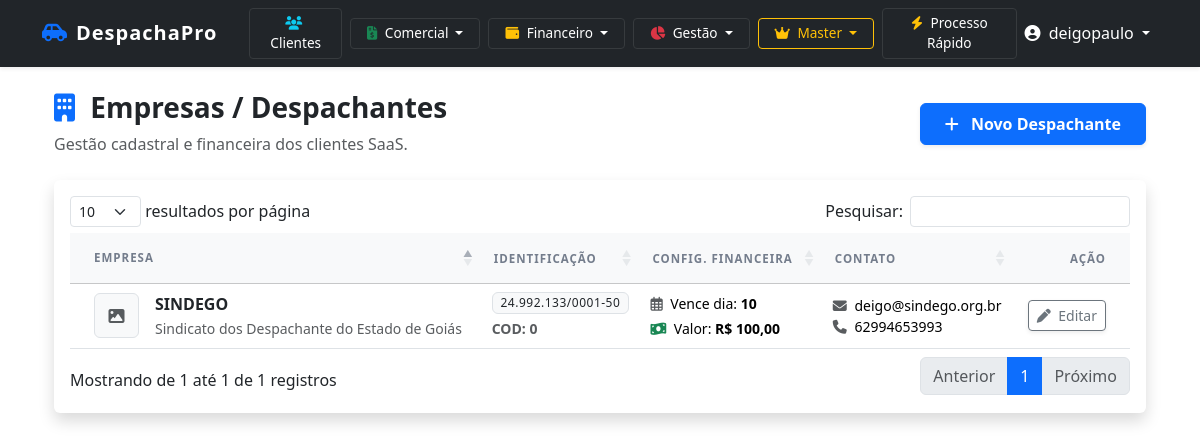
/master/despachantes/ (signed in), run on the app's committed database.
### cadastro/models.py (models this page shows, shortened)
class Despachante(models.Model):
    nome_fantasia = models.CharField(max_length=255)
    razao_social = models.CharField(max_length=255)
    cnpj = models.CharField(max_length=18, unique=True)
    codigo_sindego = models.CharField(max_length=50, verbose_name="Código SINDEGO")
    telefone = models.CharField(max_length=20)
    email = models.EmailField()
    endereco_completo = models.TextField()
    data_cadastro = models.DateTimeField(auto_now_add=True)
    ativo = models.BooleanField(default=True)
    logo = models.ImageField(
        upload_to='logos_despachantes/',
        null=True,
        blank=True,
        verbose_name="Logo do Escritório",
        help_text="Formato obrigatório: PNG com fundo transparente. Tamanho ideal: 300x100px.",
        validators=[FileExtensionValidator(['png'])]
    )
    aliquota_imposto = models.DecimalField(
        max_digits=5, decimal_places=2, default=0.00,
        help_text="Alíquota de imposto sobre honorários (ex: 5.00 para 5%)"
    )
    taxa_bancaria_padrao = models.DecimalField(
        max_digits=5, decimal_places=2, default=0.00,
        help_text="Taxa bancária/maquininha média (ex: 2.50 para 2.5%)"
    )
    valor_honorario_padrao = models.DecimalField(
        max_digits=10,
        decimal_places=2,
        default=0.00,
        verbose_name="Honorário Padrão (Orçamento)",
        help_text="Valor sugerido automaticamente no campo de honorários ao criar um novo orçamento."
    )
    valor_taxa_sindego_padrao = models.DecimalField(
        max_digits=10, decimal_places=2, default=13.00,
        verbose_name="Taxa Sindego (Padrão)",
        help_text="Valor cobrado na maioria dos processos (Custo Operacional)."
    )
    valor_taxa_sindego_reduzida = models.DecimalField(
        max_digits=10, decimal_places=2, default=6.50,
        verbose_name="Taxa Sindego (Reduzida)",
        help_text="Valor cobrado em processos específicos."
    )
    email_fatura = models.EmailField(
        blank=True, null=True,
        help_text="E-mail que receberá os boletos/Pix da mensalidade do sistema."
    )
    valor_mensalidade = models.DecimalField(
        max_digits=10, decimal_places=2, default=100.00,
        help_text="Valor da assinatura mensal deste despachante."
    )
    DIA_VENCIMENTO_CHOICES = [(i, f'Dia {i}') for i in range(1, 29)]
    dia_vencimento = models.IntegerField(
        choices=DIA_VENCIMENTO_CHOICES,
        default=10,
        verbose_name="Dia de Vencimento Preferencial"
    )
    asaas_customer_id = models.CharField(
        max_length=50, blank=True, null=True,
        verbose_name="ID Asaas (Cliente)",
        help_text="ID gerado automaticamente pela integração."
    )
    asaas_api_key = models.CharField(
        max_length=255,
        blank=True,
        null=True,
        verbose_name="Chave de API (Asaas)",
        help_text="Chave gerada no painel do Asaas para receber pagamentos diretamente."
    )

### cadastro/views.py (the view)
# urls.py: path('master/despachantes/', views.master_listar_despachantes, name='master_listar_despachantes'),
@login_required
@user_passes_test(is_master)
def master_listar_despachantes(request):
    despachantes = Despachante.objects.all().order_by('nome_fantasia')
    return render(request, 'master/lista_despachantes.html', {'despachantes': despachantes})

### cadastro/views.py (called while the page is built)
def is_master(user):
    return user.is_superuser

### cadastro/templates/master/lista_despachantes.html (shortened to what this page needs)
{% extends 'base.html' %}
{% block extra_css %}
<link rel="stylesheet" href="https://cdn.datatables.net/1.13.7/css/dataTables.bootstrap5.min.css">
{% endblock %}
{% block content %}
<div class="container-fluid">
    <div class="d-flex justify-content-between align-items-center mb-4">
        <div>
            <h3 class="fw-bold text-dark"><i class="fas fa-building text-primary me-2"></i> Empresas / Despachantes</h3>
            <p class="text-muted mb-0">Gestão cadastral e financeira dos clientes SaaS.</p>
        </div>
        <a href="{% url 'master_criar_despachante' %}" class="btn btn-primary shadow-sm px-4 py-2 fw-bold">
            <i class="fas fa-plus me-2"></i> Novo Despachante
        </a>
    </div>
    <div class="card border-0 shadow">
        <div class="card-body">
            <div class="table-responsive">
                <table id="tabelaDespachantes" class="table table-hover align-middle mb-0 w-100">
                    <thead class="table-light">
                        <tr>
                            <th class="ps-4 py-3">Empresa</th>
                            <th>Identificação</th>
                            <th>Config. Financeira</th>
                            <th>Contato</th>
                            <th class="text-end pe-4">Ação</th>
                        </tr>
                    </thead>
                    <tbody>
                        {% for d in despachantes %}
                        <tr>
                            <td class="ps-4">
                                <div class="d-flex align-items-center">
                                    {% if d.logo %}
                                        <img src="{{ d.logo.url }}" alt="Logo" class="rounded border me-3 bg-white"
                                             style="width: 45px; height: 45px; object-fit: contain; padding: 2px;">
                                    {% else %}
                                        <div class="rounded border me-3 d-flex align-items-center justify-content-center bg-light text-muted"
                                             style="width: 45px; height: 45px;">
                                            <i class="fas fa-image"></i>
                                        </div>
                                    {% endif %}
                                    <div>
                                        <div class="fw-bold text-dark">{{ d.nome_fantasia }}</div>
                                        <small class="text-muted">{{ d.razao_social }}</small>
                                    </div>
                                </div>
                            </td>
                            <td>
                                <div class="d-flex flex-column">
                                    <span class="badge bg-light text-dark border mb-1" style="width: fit-content;">{{ d.cnpj }}</span>
                                    <small class="text-muted fw-bold">COD: {{ d.codigo_sindego }}</small>
                                </div>
                            </td>
                            <td>
                                <div class="small mb-1">
                                    <i class="far fa-calendar-alt me-1 text-muted"></i> Vence dia: <strong>{{ d.dia_vencimento }}</strong>
                                </div>
                                <div class="small">
                                    <i class="fas fa-money-bill-wave me-1 text-success"></i> Valor: <strong>R$ {{ d.valor_mensalidade }}</strong>
                                </div>
                            </td>
                            <td>
                                <div class="small"><i class="fas fa-envelope me-1 text-muted"></i> {{ d.email }}</div>
                                <div class="small"><i class="fas fa-phone me-1 text-muted"></i> {{ d.telefone }}</div>
                            </td>
                            <td class="text-end pe-4">
                                <a href="{% url 'master_editar_despachante' d.id %}" class="btn btn-sm btn-outline-secondary shadow-sm" title="Editar Cadastro">
                                    <i class="fas fa-pen me-1"></i> Editar
                                </a>
                            </td>
                        </tr>
                        {% endfor %}
                    </tbody>
                </table>
            </div>
        </div>
    </div>
</div>
{% endblock %}

### cadastro/templates/base.html (shortened to what this page needs)
<!DOCTYPE html>
<html lang="pt-br">
<head>
    {% load static %}
    <link href="{% static 'css/bootstrap.min.css' %}" rel="stylesheet">
    <link href="{% static 'css/custom.css' %}" rel="stylesheet">
    <link href="https://cdnjs.cloudflare.com/ajax/libs/font-awesome/6.4.0/css/all.min.css" rel="stylesheet">
    {% block extra_css %}{% endblock %}
</head>
<body>
<nav class="navbar navbar-expand-lg navbar-dark bg-dark sticky-top shadow-sm">
    <div class="container">
        <a class="navbar-brand d-flex align-items-center" href="{% url 'dashboard' %}">
            {% if user.is_authenticated and user.perfilusuario.despachante.logo %}
                <img src="{{ user.perfilusuario.despachante.logo.url }}" alt="Logo" class="me-2">
            {% else %}
                <i class="fas fa-car-side text-primary me-2"></i> DespachaPro
            {% endif %}
        </a>
        {% if user.is_authenticated %}
        <div class="collapse navbar-collapse" id="navbarNav">
            <ul class="navbar-nav me-auto align-items-center">
                <li class="nav-item ms-lg-3 mt-2 mt-lg-0">
                    <a href="{% url 'lista_clientes' %}" class="btn btn-nav-dark btn-sm px-3">
                        <i class="fas fa-users me-1 text-info"></i> Clientes
                    </a>
                </li>
                <li class="nav-item dropdown ms-lg-2 mt-2 mt-lg-0">
                    <a class="btn btn-nav-dark btn-sm px-3 dropdown-toggle" href="#" role="button" data-bs-toggle="dropdown">
                        <i class="fas fa-file-invoice-dollar me-1 text-success"></i> Comercial
                    </a>
                </li>
                {% if user.is_superuser or user.perfilusuario.tipo_usuario == 'ADMIN' %}
                <li class="nav-item dropdown ms-lg-2 mt-2 mt-lg-0">
                    <a class="btn btn-nav-dark btn-sm px-3 dropdown-toggle" href="#" role="button" data-bs-toggle="dropdown">
                        <i class="fas fa-wallet me-1 text-warning"></i> Financeiro
                    </a>
                </li>
                {% endif %}
                <li class="nav-item dropdown ms-lg-2 mt-2 mt-lg-0">
                    <a class="btn btn-nav-dark btn-sm px-3 dropdown-toggle" href="#" role="button" data-bs-toggle="dropdown">
                        <i class="fas fa-chart-pie me-1 text-danger"></i> Gestão
                    </a>
                </li>
                {% if user.is_superuser %}
                <li class="nav-item dropdown ms-lg-2 mt-2 mt-lg-0">
                    <a class="btn btn-nav-dark btn-sm px-3 dropdown-toggle border-warning text-warning" href="#" role="button" data-bs-toggle="dropdown">
                        <i class="fas fa-crown me-1"></i> Master
                    </a>
                </li>
                {% endif %}
                <li class="nav-item ms-lg-2 mt-2 mt-lg-0">
                    <a href="{% url 'cadastro_rapido' %}" class="btn btn-nav-dark btn-sm px-3">
                        <i class="fas fa-bolt me-1 text-warning"></i> Processo Rápido
                    </a>
                </li>
            </ul>
            <ul class="navbar-nav ms-auto">
                <li class="nav-item dropdown">
                    <a class="nav-link dropdown-toggle text-white" href="#" role="button" data-bs-toggle="dropdown">
                        <i class="fas fa-user-circle me-1"></i> {{ user.username }}
                    </a>
                </li>
            </ul>
        </div>
        {% endif %}
    </div>
</nav>
<div class="container mt-4 mb-5">
    {% block content %}{% endblock %}
</div>
</body>
</html>

### static/css/custom.css (style rules this page uses)
.table th { font-weight: 600; text-transform: uppercase; font-size: 0.8rem; color: #6c757d; }
.badge { font-weight: 500; letter-spacing: 0.5px; }
.navbar-brand { font-weight: 700; letter-spacing: 1px; }
.table thead th { font-size: 0.72rem; text-transform: uppercase; font-weight: 700; color: #747d8c; letter-spacing: 1px; padding: 15px 10px; }

### cadastro/templates/base.html (style rules this page uses)
.btn-nav-dark { background-color: #212529; color: #ffffff; border: 1px solid #373b3e; font-size: 0.85rem; transition: all 0.2s; }

### data on the page
Despachante: nome_fantasia "SINDEGO", razao_social "Sindicato dos Despachante do Estado de Goiás", cnpj "24.992.133/0001-50", codigo_sindego "0", dia_vencimento "10", valor_mensalidade "100,00", email "deigo@sindego.org.br", telefone "62994653993"

### other printed values
{{ user.username }} "deigopaulo"
